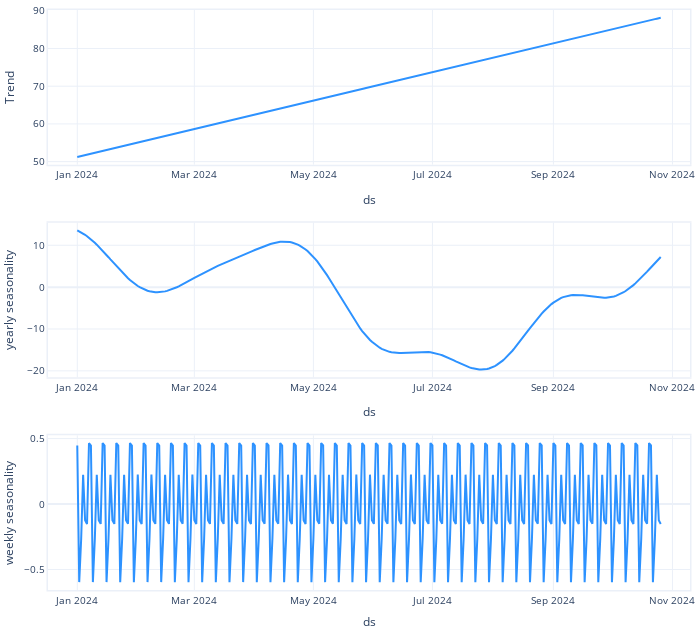

Write notebook code for a chart like this one.
### Code cell
model.plot_components(forecast)

### Figure 1 — Plotly figure (JSON) as saved in the notebook; plotly's stock layout.template omitted (floating-point values rounded to 4 significant figures; data arrays with more than 128 entries replaced by an {"elided": "..."} marker saying what was removed)
{"data": [{"line": {"color": "#2d92ff", "width": 2}, "mode": "lines", "name": "Trend", "showlegend": false, "type": "scatter", "x": {"elided": "300 str values"}, "xaxis": "x", "y": {"elided": "300 float values"}, "yaxis": "y"}, {"line": {"color": "#2d92ff", "width": 2}, "mode": "lines", "name": "yearly seasonality", "showlegend": false, "type": "scatter", "x": {"elided": "300 str values"}, "xaxis": "x2", "y": {"elided": "300 float values"}, "yaxis": "y2"}, {"line": {"color": "#2d92ff", "width": 2}, "mode": "lines", "name": "weekly seasonality", "showlegend": false, "type": "scatter", "x": {"elided": "300 str values"}, "xaxis": "x3", "y": {"elided": "300 float values"}, "yaxis": "y3"}], "layout": {"autosize": true, "font": {"size": 10}, "height": 630, "hovermode": "x unified", "legend": {"traceorder": "reversed", "y": 0.1}, "margin": {"b": 0, "l": 0, "pad": 0, "r": 10, "t": 10}, "title": {"font": {"size": 12}}, "width": 700, "xaxis": {"anchor": "y", "domain": [0, 1], "linewidth": 1.5, "mirror": true, "range": ["2023-12-17T00:00:00", "2024-11-10T00:00:00"], "showline": true, "title": {"text": "ds"}, "type": "date"}, "xaxis2": {"anchor": "y2", "domain": [0, 1], "linewidth": 1.5, "mirror": true, "range": ["2023-12-17T00:00:00", "2024-11-10T00:00:00"], "showline": true, "title": {"text": "ds"}, "type": "date"}, "xaxis3": {"anchor": "y3", "domain": [0, 1], "linewidth": 1.5, "mirror": true, "range": ["2023-12-17T00:00:00", "2024-11-10T00:00:00"], "showline": true, "title": {"text": "ds"}, "type": "date"}, "yaxis": {"anchor": "x", "domain": [0.7333, 1], "linewidth": 1.5, "mirror": true, "rangemode": "normal", "showline": true, "title": {"text": "Trend"}}, "yaxis2": {"anchor": "x2", "domain": [0.3667, 0.6333], "linewidth": 1.5, "mirror": true, "rangemode": "tozero", "showline": true, "title": {"text": "yearly seasonality"}}, "yaxis3": {"anchor": "x3", "domain": [0, 0.2667], "linewidth": 1.5, "mirror": true, "rangemode": "tozero", "showline": true, "title": {"text": "weekly seasonality"}}}}
